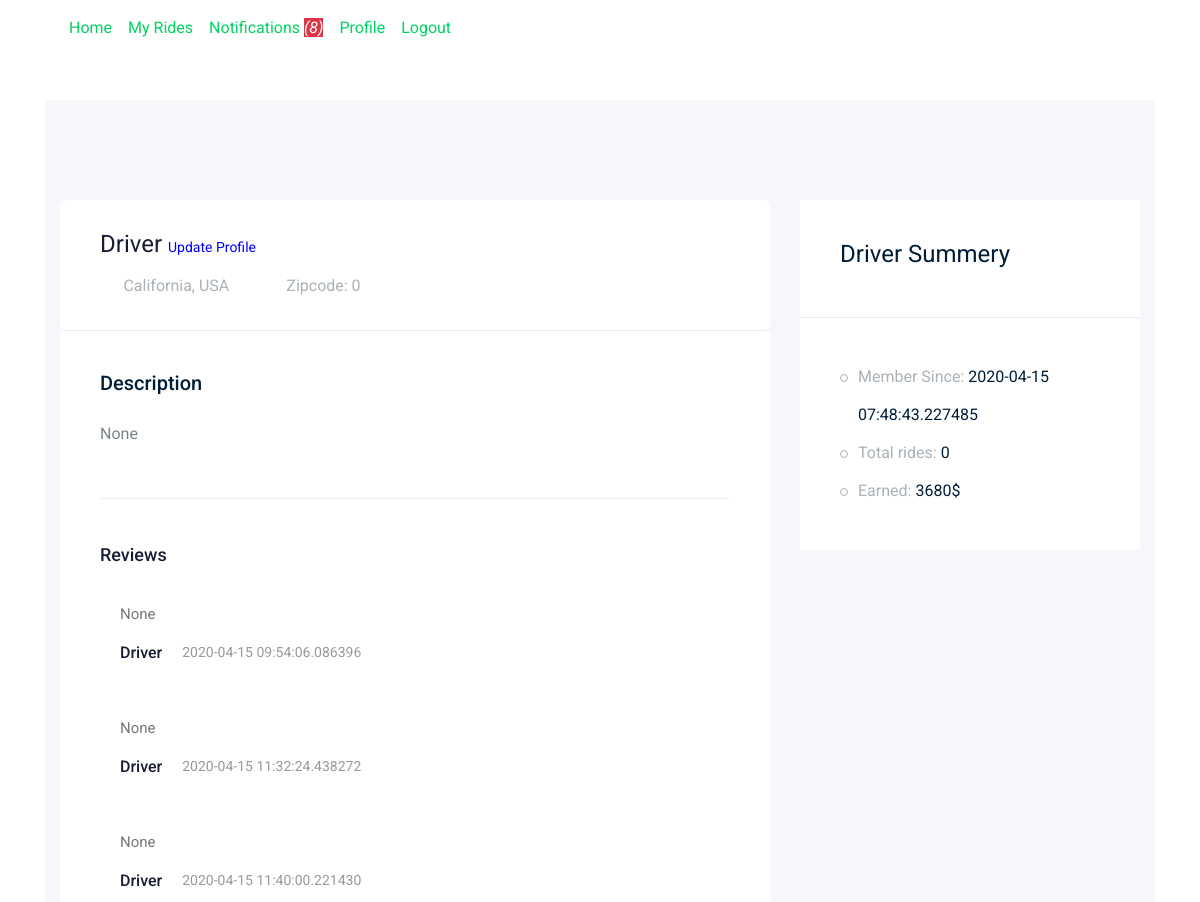
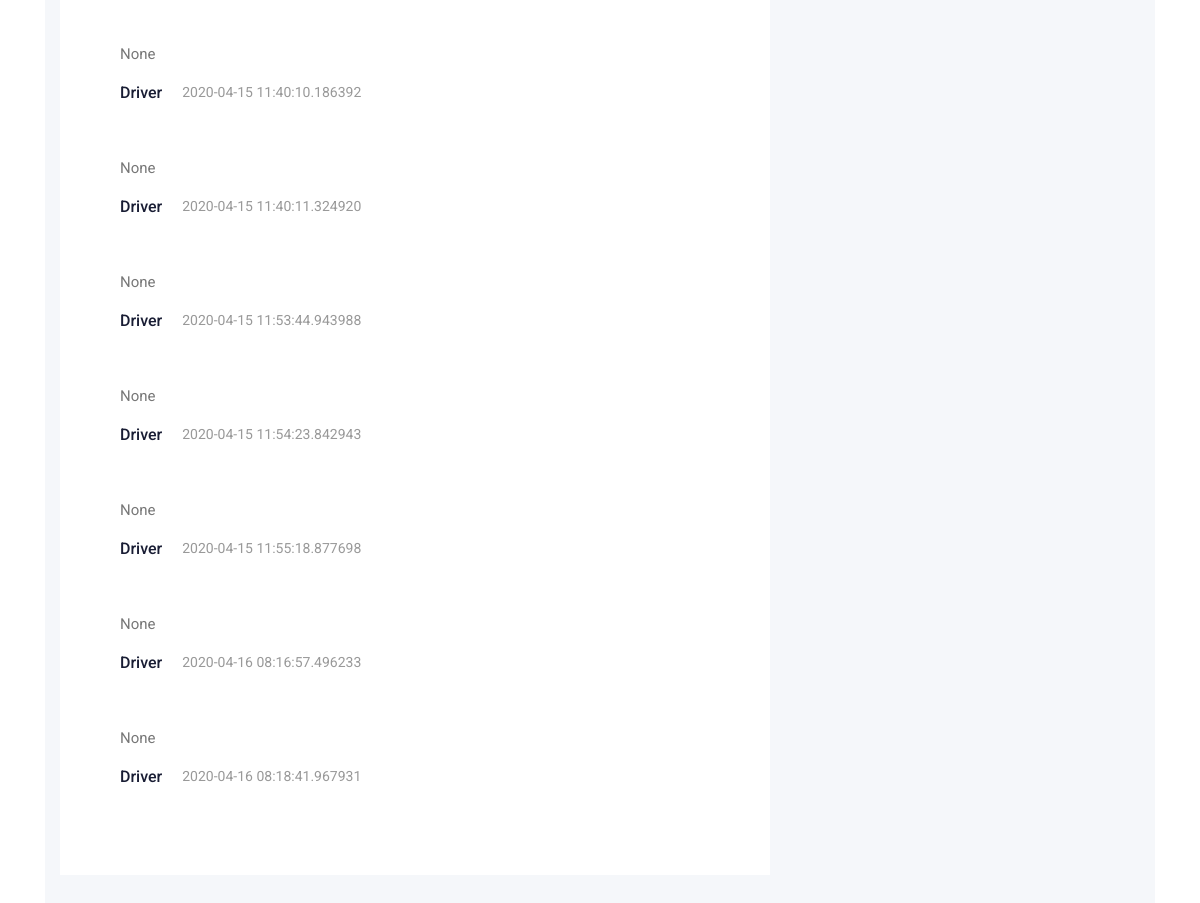
The app's page /driver/profile (signed in) with its own data (2 pictures, top to bottom).
### app/models/models.py (models this page shows, shortened)
class User(db.Model,UserMixin):
    __tablename__ = "users"
    id = db.Column(db.Integer, primary_key=True)
    name = db.Column(db.String(100), nullable=False)
    surname = db.Column(db.String(100), nullable=False)
    email = db.Column(db.String(100), unique=True, nullable=False)
    password = db.Column(db.String(150), nullable=False)
    zipcode = db.Column(db.String(100), nullable=True)
    roles = db.Column(db.String(10), default="Passenger")
    profile_image = db.Column(db.String(255), nullable=True, default="0")
    profile_description = db.Column(db.String(255), nullable=True)
    gender = db.Column(db.Integer, nullable=False)
    member_since = db.Column(db.DateTime, nullable=False, default=datetime.utcnow)
    charges_per_kilo = db.Column(db.Integer, default=0) #only for driver
    passengers = db.relationship('Ride', foreign_keys="[Ride.passenger_id]")
    drivers = db.relationship('Ride', foreign_keys="[Ride.driver_id]")

class Ride(db.Model):
    __tablename__ = "rides"
    id = db.Column(db.Integer, primary_key=True)
    driver_id = db.Column(db.Integer, db.ForeignKey('users.id'))
    passenger_id = db.Column(db.Integer, db.ForeignKey('users.id'))
    zipcode = db.Column(db.String(100), nullable=False)
    from_loc = db.Column(db.String(150), nullable=False)
    to_loc = db.Column(db.String(150), nullable=False)
    isStarted = db.Column(db.Integer, default=0) #0: not started, 1: started
    isEnded = db.Column(db.Integer, default=0) #0: not ended, 1: ended
    isPaid = db.Column(db.Integer, default=0) #0: not paid, 1: paid
    isConfirmed = db.Column(db.Integer, default=0) #0: request not entertained yet, 1: accepted, 2: declined
    passenger_ratings = db.Column(db.Integer, nullable=True)
    driver_ratings = db.Column(db.Integer, nullable=True)
    passenger_ratings = db.Column(db.Integer, nullable=True)
    distance = db.Column(db.Integer, nullable=False)
    driver_review_for_passenger = db.Column(
        db.String(255), nullable=True)  # will be updated when ride ends
    passenger_review_for_driver = db.Column(
        db.String(255), nullable=True)  # will be updated when ride ends
    price = db.Column(db.Integer, nullable=False)
    ride_date = db.Column(db.DateTime, nullable=False, default=datetime.utcnow)

### app/driver/views.py (the view)
@driveblueprint.route('/profile')
@login_required
def profile():
	user_id = current_user.id
	sql = text(" select *,"
			   "(select count(*) from rides where driver_id = "+str(user_id)+" and isEnded=1) as total_rides,"
			   "(select sum(price) from rides where driver_id = "+str(user_id)+") as total_earning "
			   "from users "
			   "LEFT JOIN rides on users.id = rides.driver_id "
			   "WHERE users.id = "+str(user_id)+";")
	user = db.engine.execute(sql)
	u = user.first()
	reviewsFetchSql= text("select *,reviewer.name as reviewer_name from rides LEFT join users as reviewer on reviewer.id = rides.driver_id "
						  "where rides.driver_id = "+str(user_id)+";")
	reviews = db.engine.execute(reviewsFetchSql)
	return render_template('driver_profile.html', user=u, reviews=reviews)

### app/driver/views.py (called while the page is built)
@application.context_processor
def inject_dict_for_all_templates():
	notifications_count = db.engine.execute("select count(*) from rides where driver_id ="+str(current_user.id)+" and isConfirmed=0 and isStarted = 0 and isPaid = 0 and isEnded =0")
	c = str(notifications_count.first()[0])
	return dict(count=c)

### app/models/models.py (called while the page is built)
@login_manager.user_loader
def load_user(user_id):
    return User.query.get(user_id)

### app/driver/templates/driver_profile.html (shortened to what this page needs)
{% extends 'driver_masterlayout.html' %}
{% block body %}
<section class="contact-section section_padding">
    <div class="container">
        <div class="row">
            <div class="col-12">
            </div>
        </div>
        <div class="row">
            <div class="col-lg-12">
    <div class="job_details_area">
        <div class="container">
            <div class="row">
                <div class="col-lg-8">
                    <div class="job_details_header">
                        <div class="single_jobs white-bg d-flex justify-content-between">
                            <div class="jobs_left d-flex align-items-center">
                                <div class="jobs_conetent">
                                    <a href="#"><h4>{{user.name}} <span ><a href="{{url_for('driver_bp.update_profile')}}" style="color:blue;font-size:14px;">Update Profile</a> </span></h4></a>
                                    <div class="links_locat d-flex align-items-center">
                                        <div class="location">
                                            <p> <i class="fa fa-map-marker"></i> California, USA</p>
                                        </div>
                                        <div class="location">
                                            <p> Zipcode: {{user.zipcode}}</p>
                                        </div>
                                    </div>
                                </div>
                            </div>
                        </div>
                    </div>
                    <div class="descript_wrap white-bg">
                        <div class="single_wrap">
                            <h4>Description</h4>
                            <p>{{user.profile_description}}</p>
                        </div>
                                       <div class="comments-area">
                  <h4>Reviews</h4>
                                           {% for r in reviews %}
                  <div class="comment-list">
                     <div class="single-comment justify-content-between d-flex">
                        <div class="user justify-content-between d-flex">
                           <div class="desc">
                              <p class="comment">
                                  {{r.passenger_review_for_driver}}
                              </p>
                              <div class="d-flex justify-content-between">
                                 <div class="d-flex align-items-center">
                                    <h5>
                                       <a href="#">{{r.reviewer_name}}</a>
                                    </h5>
                                    <p class="date">{{r.ride_date}}</p>
                                 </div>
                                 <div class="reply-btn">
                                     {% for i in range(0,5) %}
                                     {% if i+1 <= r.driver_ratings %}
                                     <span><i class="fa fa-star checked"></i></span>
                                     {% else %}
                                     <span><i class="fa fa-star"></i></span>
                                     {% endif %}
                                     {% endfor %}
                                 </div>
                              </div>
                           </div>
                        </div>
                     </div>
                  </div>
                                           {% endfor %}
               </div>
                    </div>
                </div>
                <div class="col-lg-4">
                    <div class="job_sumary">
                        <div class="summery_header">
                            <h3>Driver Summery</h3>
                        </div>
                        <div class="job_content">
                            <ul>
                                <li>Member Since: <span>{{user.member_since}}</span></li>
                                <li>Total rides: <span>{{user.total_rides}}</span></li>
                                <li>Earned: <span>{{user.total_earning}}$</span></li>
                            </ul>
                        </div>
                    </div>
                </div>
            </div>
        </div>
    </div>
            </div>
            </div>
        </div>
</section>
{% endblock %}

### app/driver/templates/driver_profile.html (style rules this page uses)
.checked { color: orange; }

### records on screen
User: name "Driver", member_since "2020-04-15 07:48:43.227485"
Ride: passenger_review_for_driver "None", reviewer_name "Driver", ride_date "2020-04-15 09:54:06.086396", driver_ratings 3 (drawn)
Ride: passenger_review_for_driver "None", reviewer_name "Driver", ride_date "2020-04-15 11:32:24.438272", driver_ratings 3 (drawn)
Ride: passenger_review_for_driver "None", reviewer_name "Driver", ride_date "2020-04-15 11:40:00.221430", driver_ratings 3 (drawn)
Ride: passenger_review_for_driver "None", reviewer_name "Driver", ride_date "2020-04-15 11:40:10.186392", driver_ratings 3 (drawn)
Ride: passenger_review_for_driver "None", reviewer_name "Driver", ride_date "2020-04-15 11:40:11.324920", driver_ratings 3 (drawn)
Ride: passenger_review_for_driver "None", reviewer_name "Driver", ride_date "2020-04-15 11:53:44.943988", driver_ratings 3 (drawn)
Ride: passenger_review_for_driver "None", reviewer_name "Driver", ride_date "2020-04-15 11:54:23.842943", driver_ratings 3 (drawn)
Ride: passenger_review_for_driver "None", reviewer_name "Driver", ride_date "2020-04-15 11:55:18.877698", driver_ratings 3 (drawn)
Ride: passenger_review_for_driver "None", reviewer_name "Driver", ride_date "2020-04-16 08:16:57.496233", driver_ratings 3 (drawn)
Ride: passenger_review_for_driver "None", reviewer_name "Driver", ride_date "2020-04-16 08:18:41.967931", driver_ratings 3 (drawn)

### other values on screen
{{ count }} "8"
{{ user.zipcode }} "0"
{{ user.profile_description }} "None"
{{ user.total_rides }} "0"
{{ user.total_earning }} "3680"
